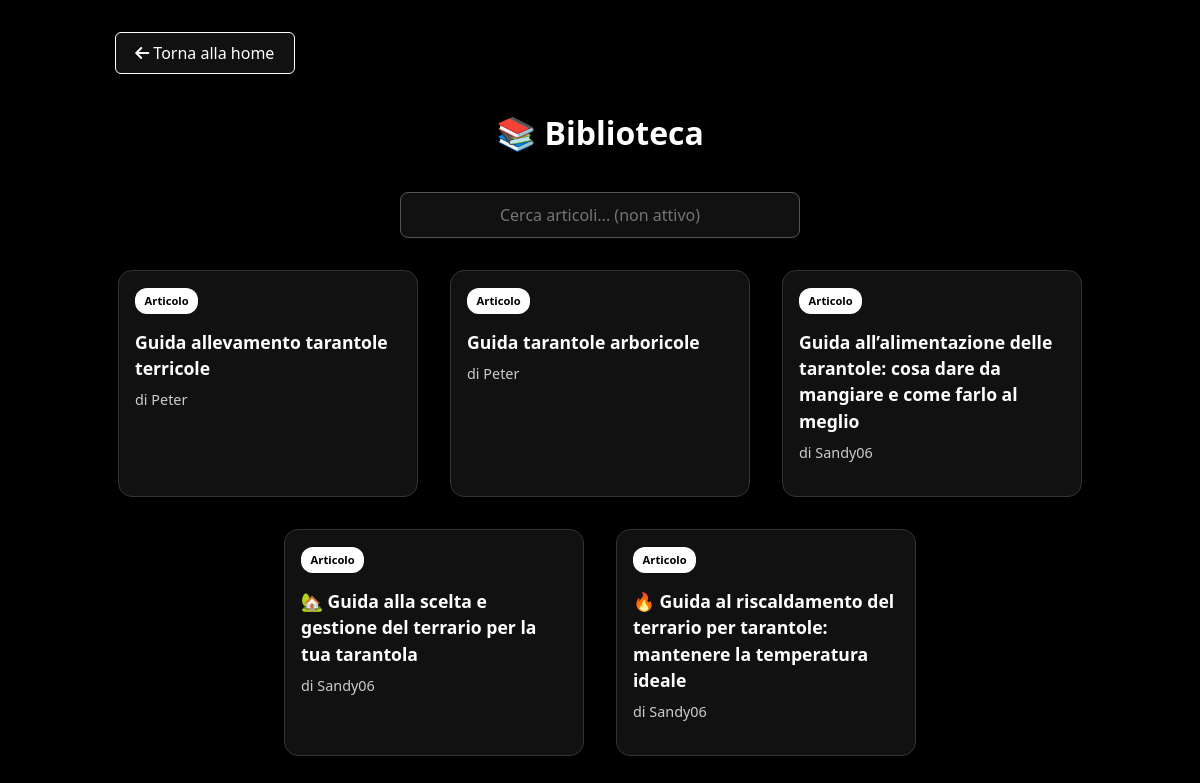
Screenshot of /biblioteca/ (signed in) with the database file from the repository.
### My_Spider/models.py (models this page shows)
class Articolo(models.Model):
    id_articolo = models.AutoField(primary_key=True)
    titolo = models.CharField(max_length=200)
    testo = models.TextField()
    data = models.DateField()
    id_utente = models.ForeignKey(utenti, on_delete=models.CASCADE, db_column='id_utente')

class utenti(models.Model):
    id = models.AutoField(primary_key=True)
    username = models.CharField(max_length=20, unique=True)
    email = models.EmailField(unique=True)
    password = models.CharField(max_length=128)
    data_creazione = models.DateTimeField(default=timezone.now)
    livello = models.IntegerField(default=1, validators=[MinValueValidator(1)])

### My_Spider/views.py (the view)
# urls.py: path('biblioteca/', biblioteca_view, name='biblioteca'),
def biblioteca_view(request):
    logged_in = request.session.get('logged_in', False)
    if logged_in:
        user = utenti.objects.get(username=request.session['username'])
        articoli = Articolo.objects.all().order_by('-data')
        mostra_pulsante = user.livello >= 10
        context = {
            'logged_in': logged_in,
            'username': user.username,
            'articoli': articoli,
            'mostra_pulsante': mostra_pulsante
        }
        return render(request, 'biblioteca.html', context)
    return redirect('login')

### templates/biblioteca.html (shortened to what this page needs)
{% load static %}
<!DOCTYPE html>
<html lang="it">
<head>
    <link rel="stylesheet" href="{% static 'css/bootstrap.min.css' %}">
    <link rel="stylesheet" href="{% static 'css/fontawesome.min.css' %}">
</head>
<body>
    <div class="container">
        <div class="top-buttons">
            <a href="{% url 'account' %}" class="btn-custom"><i class="fas fa-arrow-left"></i> Torna alla home</a>
        </div>
        <h2 class="page-title">📚 Biblioteca</h2>
        <input type="text" class="search-bar" placeholder="Cerca articoli... (non attivo)">
        <div class="card-wrapper">
            {% for articolo in articoli %}
                <div class="card">
                    <a href="{% url 'visualizzazione_articolo' articolo.pk %}">
                        <div class="card-body">
                            <div class="badge-custom">Articolo</div>
                            <div class="article-title">{{ articolo.titolo }}</div>
                            <div class="article-author">di {{ articolo.id_utente.username }}</div>
                        </div>
                    </a>
                </div>
            {% empty %}
                <div class="alert alert-info">Nessun articolo disponibile al momento.</div>
            {% endfor %}
        </div>
    </div>
</body>
</html>

### templates/biblioteca.html (style rules this page uses)
body { background-color: #000; color: #fff; font-family: 'Segoe UI', sans-serif; padding: 2rem; }
.container { max-width: 1000px; margin: auto; }
.page-title { font-size: 2rem; font-weight: bold; color: #fff; text-align: center; margin-bottom: 2.5rem; }
.top-buttons { display: flex; justify-content: space-between; flex-wrap: wrap; margin-bottom: 2rem; }
.btn-custom { background-color: #111; color: #fff; border: 1px solid #fff; border-radius: 6px; padding: 0.5rem 1.2rem; font-weight: 500; text-decoration: none; transition: all 0.3s ease; margin-bottom: 0.5rem; }
.search-bar { width: 100%; max-width: 400px; padding: 0.6rem 1rem; border-radius: 8px; border: 1px solid #555; background-color: #111; color: #eee; margin: 0 auto 2rem auto; display: block; text-align: center; }
.card-wrapper { display: flex; flex-wrap: wrap; justify-content: center; gap: 2rem; }
.card { background-color: #111; border: 1px solid #333; border-radius: 14px; width: 100%; max-width: 300px; transition: transform 0.2s ease, box-shadow 0.3s ease; }
.card-body { padding: 1rem; }
.badge-custom { background-color: #fff; color: #000; font-size: 0.7rem; padding: 0.3rem 0.6rem; border-radius: 12px; font-weight: bold; margin-bottom: 0.4rem; display: inline-block; }
.article-title { font-size: 1.1rem; font-weight: bold; color: #fff; margin: 0.5rem 0; }
.article-author { font-size: 0.9rem; color: #ccc; margin-bottom: 0.5rem; }
a { text-decoration: none !important; }

### rows the page displays
Articolo: titolo "Guida allevamento tarantole terricole", id_utente.username "Peter"
Articolo: titolo "Guida tarantole arboricole", id_utente.username "Peter"
Articolo: titolo "Guida all’alimentazione delle tarantole: cosa dare da mangiare e come farlo al meglio", id_utente.username "Sandy06"
Articolo: titolo "🏡 Guida alla scelta e gestione del terrario per la tua tarantola", id_utente.username "Sandy06"
Articolo: titolo "🔥 Guida al riscaldamento del terrario per tarantole: mantenere la temperatura ideale", id_utente.username "Sandy06"
